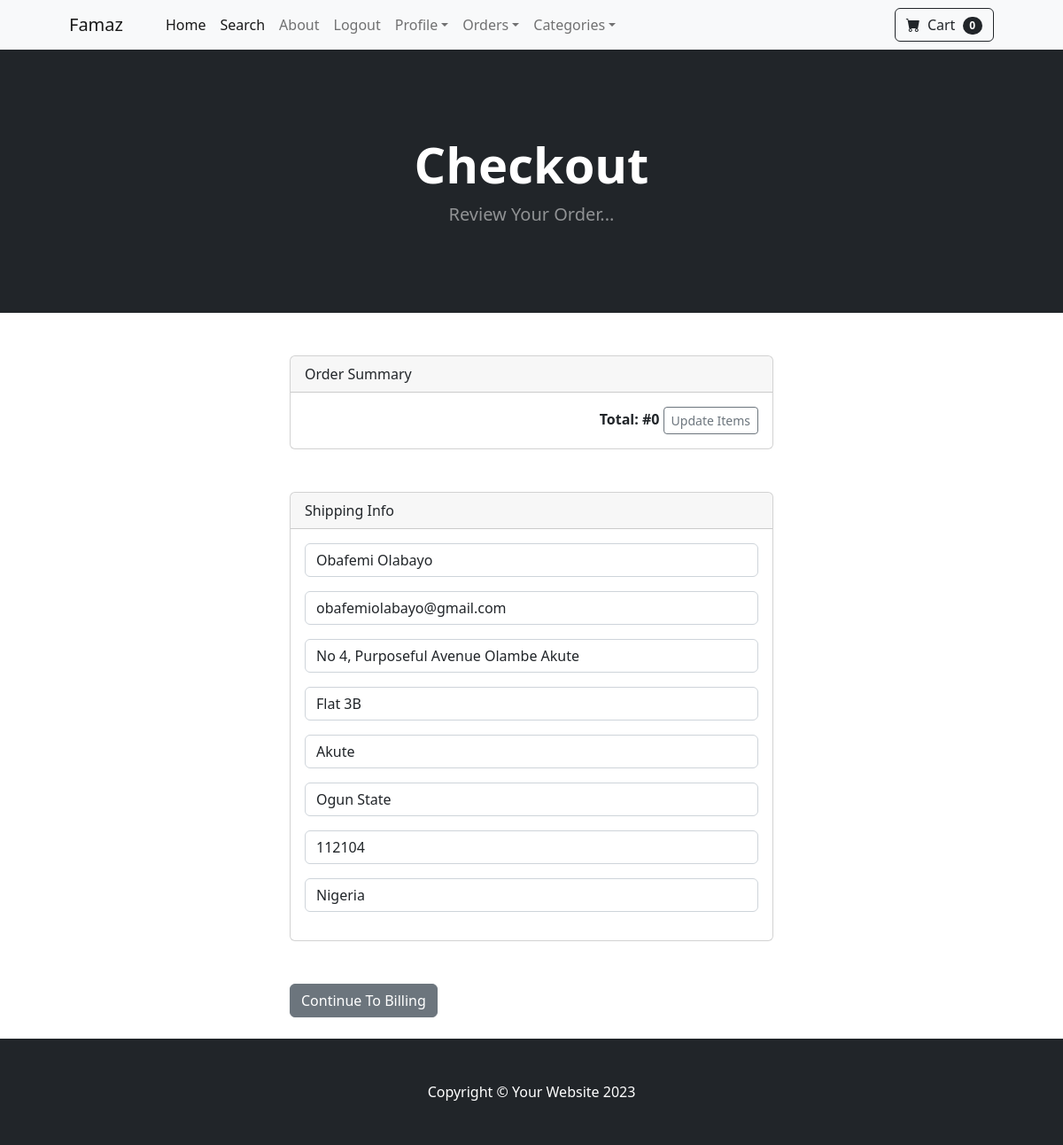
Page /checkout (signed in) on the committed database.
### payment/models.py (models this page shows, shortened)
class ShippingAddress(models.Model):
    user = models.ForeignKey(User, on_delete=models.CASCADE, null=True, blank=True)
    shipping_full_name = models.CharField(max_length=255)
    shipping_email = models.CharField(max_length=255)
    shipping_address1 = models.CharField(max_length=255)
    shipping_address2 = models.CharField(max_length=255, null=True, blank=True)
    shipping_city = models.CharField(max_length=255)
    shipping_state = models.CharField(max_length=255, null=True, blank=True)
    shipping_zipcode = models.CharField(max_length=255, null=True, blank=True)
    shipping_country = models.CharField(max_length=255)
    class Meta:
        verbose_name_plural = "Shipping Address"

### payment/views.py (the view)
# urls.py: path('checkout', checkout, name="checkout"),
def checkout(request):
    cart = Cart(request)
    cart_products = cart.get_prod
    quantities = cart.get_quants
    totals = cart.cart_total()
    if request.user.is_authenticated:
        shipping_user = ShippingAddress.objects.get(user__id=request.user.id)
        shipping_form = ShippingForm(request.POST or None, instance=shipping_user)
        return render(request, "checkout.html", {"cart_products":cart_products, "quantities":quantities, "totals":totals, "shipping_form":shipping_form})
    else:
        shipping_form = ShippingForm(request.POST or None)
        return render(request, "checkout.html", {"cart_products":cart_products, "quantities":quantities, "totals":totals, "shipping_form":shipping_form})

### cart/cart.py (called while the page is built, shortened)
    def __len__(self):
        return len(self.cart)

    def get_prod(self):
        product_id = self.cart.keys()
        products = Product.objects.filter(id__in=product_id)
        return products

    def cart_total(self):
        product_ids = self.cart.keys()
        products = Product.objects.filter(id__in=product_ids)
        quant = self.cart
        total = 0
        return total

### cart/context_processors.py (called while the page is built)
def cart(request):
    return {'cart': Cart(request)}

### payment/templates/checkout.html (shortened to what this page needs)
{% extends 'base.html' %}
{% block content %}
    <header class="bg-dark py-5">
        <div class="container px-4 px-lg-5 my-5">
            <div class="text-center text-white">
                <h1 class="display-4 fw-bolder">Checkout</h1>
                <p class="lead fw-normal text-white-50 mb-0">Review Your Order...</p>
            </div>
        </div>
    </header>
    <br/><br/>
    <div class="container">
        <div class="row">
            <div class="col-md-6 offset-md-3">
                <div class="card">
                    <div class="card-header">
                        Order Summary
                    </div>
                    <div class="card-body">
                            <div align="right">
                                <strong>Total:  #{{ totals }}
                                </strong>
                                <a href="{% url 'cart_summary' %}" class="btn btn-sm btn-outline-secondary">Update Items</a>
                            </div>
                    </div>
                </div>
                  <br/><br/>
            <div class="card">
                <div class="card-header">
                    Shipping Info
                </div>
                <div class="card-body">
                    <form method="POST" action="{% url 'billing_info' %}">
                        {{ shipping_form.as_p }}
                </div>
            </div>
            <br><br>
            <button type="submit" class="btn btn-secondary">
                Continue To Billing
            </button>
            <br><br>
            </div>
        </div>
    </div>
{% endblock %}

### rows in the picture
ShippingAddress: shipping_full_name "Obafemi Olabayo", shipping_email "obafemiolabayo@gmail.com", shipping_address1 "No 4, Purposeful Avenue Olambe Akute", shipping_address2 "Flat 3B", shipping_city "Akute", shipping_state "Ogun State", shipping_zipcode "112104", shipping_country "Nigeria"

### other values in the picture
{{ cart|length }} "0"
{{ totals }} "0"
